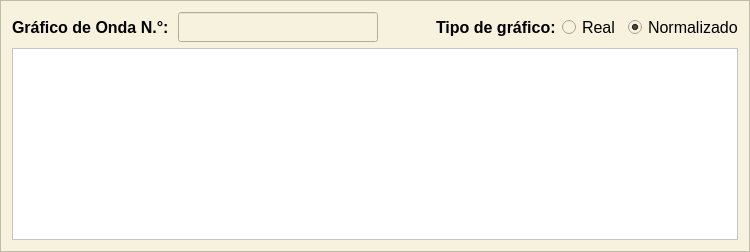
     <widget class="QFrame" name="bloque_grafico_impulso">
      <property name="minimumSize">
       <size>
        <width>651</width>
        <height>0</height>
       </size>
      </property>
      <property name="styleSheet">
       <string notr="true">background-color: rgb(247, 242, 222);</string>
      </property>
      <property name="frameShape">
       <enum>QFrame::Shape::StyledPanel</enum>
      </property>
      <property name="frameShadow">
       <enum>QFrame::Shadow::Raised</enum>
      </property>
      <layout class="QGridLayout" name="gridLayout_11">
       <item row="0" column="6">
        <widget class="QRadioButton" name="tipo_normalizado">
         <property name="minimumSize">
          <size>
           <width>110</width>
           <height>30</height>
          </size>
         </property>
         <property name="maximumSize">
          <size>
           <width>110</width>
           <height>30</height>
          </size>
         </property>
         <property name="font">
          <font>
           <family>Segoe UI</family>
           <pointsize>12</pointsize>
          </font>
         </property>
         <property name="text">
          <string>Normalizado</string>
         </property>
         <property name="checked">
          <bool>true</bool>
         </property>
        </widget>
       </item>
       <item row="0" column="4">
        <widget class="QLabel" name="tipo_grafico">
         <property name="minimumSize">
          <size>
           <width>120</width>
           <height>30</height>
          </size>
         </property>
         <property name="maximumSize">
          <size>
           <width>110</width>
           <height>30</height>
          </size>
         </property>
         <property name="font">
          <font>
           <family>Segoe UI</family>
           <pointsize>12</pointsize>
           <bold>true</bold>
          </font>
         </property>
         <property name="text">
          <string>Tipo de gráfico:</string>
         </property>
        </widget>
       </item>
       <item row="0" column="1">
        <widget class="QLineEdit" name="onda_n_nombre">
         <property name="enabled">
          <bool>false</bool>
         </property>
         <property name="minimumSize">
          <size>
           <width>200</width>
           <height>30</height>
          </size>
         </property>
         <property name="maximumSize">
          <size>
           <width>200</width>
           <height>30</height>
          </size>
         </property>
         <property name="font">
          <font>
           <family>Segoe UI</family>
           <pointsize>12</pointsize>
          </font>
         </property>
         <property name="styleSheet">
          <string notr="true"/>
         </property>
        </widget>
       </item>
       <item row="1" column="0" colspan="7">
        <widget class="PlotWidget" name="grafico_vista">
         <property name="minimumSize">
          <size>
           <width>631</width>
           <height>0</height>
          </size>
         </property>
         <property name="styleSheet">
          <string notr="true">background-color: rgb(255, 255, 255);</string>
         </property>
        </widget>
       </item>
       <item row="0" column="0">
        <widget class="QLabel" name="onda_n_grafico">
         <property name="minimumSize">
          <size>
           <width>160</width>
           <height>30</height>
          </size>
         </property>
         <property name="maximumSize">
          <size>
           <width>160</width>
           <height>30</height>
          </size>
         </property>
         <property name="font">
          <font>
           <family>Segoe UI</family>
           <pointsize>12</pointsize>
           <bold>true</bold>
          </font>
         </property>
         <property name="text">
          <string>Gráfico de Onda N.°:</string>
         </property>
        </widget>
       </item>
       <item row="0" column="5">
        <widget class="QRadioButton" name="tipo_real">
         <property name="minimumSize">
          <size>
           <width>60</width>
           <height>30</height>
          </size>
         </property>
         <property name="maximumSize">
          <size>
           <width>110</width>
           <height>30</height>
          </size>
         </property>
         <property name="font">
          <font>
           <family>Segoe UI</family>
           <pointsize>12</pointsize>
          </font>
         </property>
         <property name="text">
          <string>Real</string>
         </property>
        </widget>
       </item>
       <item row="0" column="2">
        <spacer name="horizontalSpacer_7">
         <property name="orientation">
          <enum>Qt::Orientation::Horizontal</enum>
         </property>
         <property name="sizeHint" stdset="0">
          <size>
           <width>40</width>
           <height>20</height>
          </size>
         </property>
        </spacer>
       </item>
      </layout>
     </widget>
